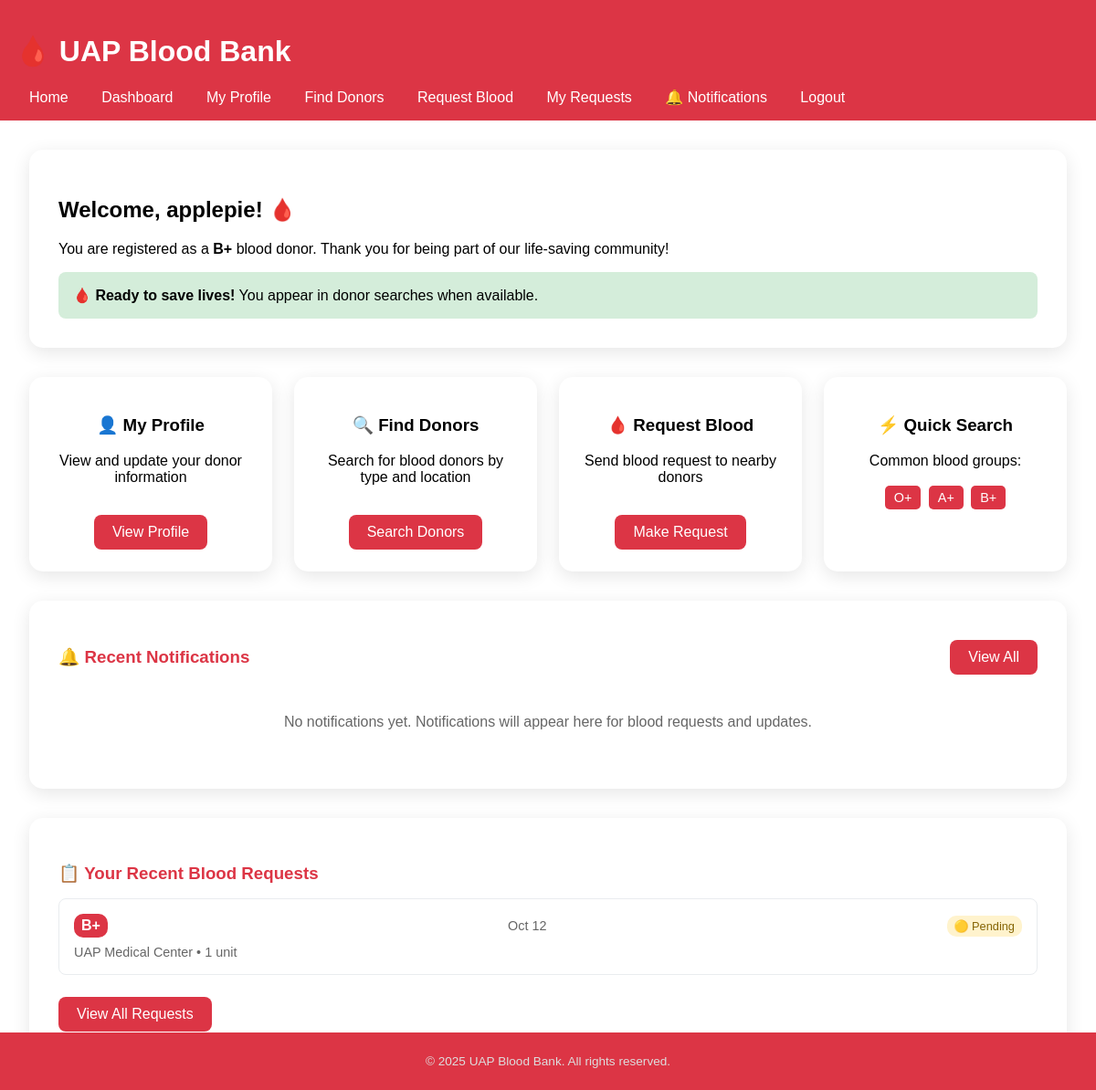
The page /dashboard/ (signed in) on the database its author committed.
### UAP_Student_Blood_Information_System/bloodbank/models.py (models this page shows, shortened)
class UserProfile(models.Model):
    user = models.OneToOneField(User, on_delete=models.CASCADE)
    blood_group = models.CharField(max_length=5, choices=BLOOD_GROUPS)
    phone = models.CharField(max_length=15)
    address = models.TextField()
    profile_picture = models.ImageField(upload_to='profile_pics/', null=True, blank=True)
    date_of_birth = models.DateField(null=True, blank=True)
    is_donor = models.BooleanField(default=True)
    last_donation_date = models.DateField(null=True, blank=True)
    is_available = models.BooleanField(default=True)
    created_at = models.DateTimeField(auto_now_add=True)
    latitude = models.FloatField(null=True, blank=True)
    longitude = models.FloatField(null=True, blank=True)
    class Meta:
        app_label = 'bloodbank'  # Explicitly set the app_label for this model

class BloodRequest(models.Model):
    STATUS_CHOICES = [
        ('pending', '🟡 Pending'),
        ('accepted', '✅ Accepted'),
        ('completed', '🟢 Completed'),
        ('cancelled', '🔴 Cancelled'),
        ('expired', '⏰ Expired'),
    ]
    URGENCY_CHOICES = [
        ('normal', '🟢 Normal'),
        ('urgent', '🟡 Urgent'),
        ('emergency', '🔴 Emergency'),
    ]
    requester = models.ForeignKey(User, on_delete=models.CASCADE, related_name='blood_requests')
    blood_group = models.CharField(max_length=5, choices=BLOOD_GROUPS)
    units_required = models.PositiveIntegerField(default=1)
    urgency = models.CharField(max_length=20, choices=URGENCY_CHOICES, default='normal')
    message = models.TextField(help_text="Additional information for donors", blank=True)
    hospital_name = models.CharField(max_length=255, default='UAP Medical Center')
    hospital_address = models.TextField(default='UAP Campus, Kuratoli, Dhaka')
    contact_person = models.CharField(max_length=100, default='Medical Staff')
    contact_phone = models.CharField(max_length=15, default='0123456789')
    status = models.CharField(max_length=20, choices=STATUS_CHOICES, default='pending')
    created_at = models.DateTimeField(auto_now_add=True)
    needed_by = models.DateTimeField(help_text="When the blood is needed by", default=timezone.now)
    accepted_by = models.ForeignKey(
        User,
        on_delete=models.SET_NULL,
        null=True,
        blank=True,
        related_name='accepted_requests'
    )
    accepted_at = models.DateTimeField(null=True, blank=True)

### UAP_Student_Blood_Information_System/bloodbank/views.py (the view)
# urls.py: path('dashboard/', views.dashboard, name='dashboard'),
@login_required
def dashboard(request):
    try:
        profile = UserProfile.objects.get(user=request.user)
    except UserProfile.DoesNotExist:
        profile = None
    user_requests = BloodRequest.objects.filter(requester=request.user).order_by('-created_at')[:5]
    pending_requests = []
    if profile and profile.is_donor and profile.is_available:
        pending_requests = BloodRequest.objects.filter(
            blood_group=profile.blood_group,
            status='pending'
        ).exclude(requester=request.user).order_by('-urgency', '-created_at')[:3]
    recent_notifications = Notification.objects.filter(user=request.user).order_by('-created_at')[:5]
    unread_count = get_unread_notification_count(request.user)
    return render(request, 'dashboard.html', {
        'user': request.user,
        'profile': profile,
        'user_requests': user_requests,
        'pending_requests': pending_requests,
        'recent_notifications': recent_notifications,
        'unread_count': unread_count,  # Add this to context
    })

### UAP_Student_Blood_Information_System/bloodbank/context_processors.py (called while the page is built)
def notification_count(request):
    if request.user.is_authenticated:
        unread_count = Notification.objects.filter(user=request.user, is_read=False).count()
        return {'unread_count': unread_count}
    return {'unread_count': 0}

### UAP_Student_Blood_Information_System/bloodbank/views.py (called while the page is built, shortened)
def get_unread_notification_count(user):
    return Notification.objects.filter(user=user, is_read=False).count()

### UAP_Student_Blood_Information_System/templates/dashboard.html (shortened to what this page needs)
{% extends 'base.html' %}
{% block content %}
<div class="welcome-card" style="background: white; padding: 2rem; border-radius: 15px; box-shadow: 0 5px 20px rgba(0,0,0,0.1); margin-bottom: 2rem;">
    <h2>Welcome, {{ user.username }}! 🩸</h2>
    {% if profile and profile.blood_group %}
    <p>You are registered as a <strong>{{ profile.blood_group }}</strong> blood donor. Thank you for being part of our life-saving community!</p>
    <div style="margin-top: 1rem; padding: 1rem; background: #d4edda; border-radius: 8px;">
        <strong>🩸 Ready to save lives!</strong> You appear in donor searches when available.
    </div>
    {% else %}
    <p>You are part of our life-saving community. Complete your profile to become a donor!</p>
    <div style="margin-top: 1rem; padding: 1rem; background: #fff3cd; border-radius: 8px;">
        <strong>📝 Profile Incomplete:</strong> Please complete your donor information.
    </div>
    {% endif %}
</div>
<div class="quick-actions" style="display: grid; grid-template-columns: repeat(auto-fit, minmax(250px, 1fr)); gap: 1.5rem; margin-bottom: 2rem;">
    <div class="action-card" style="background: white; padding: 1.5rem; border-radius: 15px; box-shadow: 0 5px 20px rgba(0,0,0,0.1); text-align: center;">
        <h3>👤 My Profile</h3>
        <p>View and update your donor information</p>
        <a href="{% url 'profile' %}" class="btn" style="background: #dc3545; color: white; padding: 10px 20px; border: none; border-radius: 8px; cursor: pointer; text-decoration: none; display: inline-block; margin-top: 1rem;">View Profile</a>
    </div>
    <div class="action-card" style="background: white; padding: 1.5rem; border-radius: 15px; box-shadow: 0 5px 20px rgba(0,0,0,0.1); text-align: center;">
        <h3>🔍 Find Donors</h3>
        <p>Search for blood donors by type and location</p>
        <a href="{% url 'donor_list' %}" class="btn" style="background: #dc3545; color: white; padding: 10px 20px; border: none; border-radius: 8px; cursor: pointer; text-decoration: none; display: inline-block; margin-top: 1rem;">Search Donors</a>
    </div>
    <div class="action-card" style="background: white; padding: 1.5rem; border-radius: 15px; box-shadow: 0 5px 20px rgba(0,0,0,0.1); text-align: center;">
        <h3>🩸 Request Blood</h3>
        <p>Send blood request to nearby donors</p>
        <a href="{% url 'request_blood' %}" class="btn" style="background: #dc3545; color: white; padding: 10px 20px; border: none; border-radius: 8px; cursor: pointer; text-decoration: none; display: inline-block; margin-top: 1rem;">Make Request</a>
    </div>
    <div class="action-card" style="background: white; padding: 1.5rem; border-radius: 15px; box-shadow: 0 5px 20px rgba(0,0,0,0.1); text-align: center;">
        <h3>⚡ Quick Search</h3>
        <p>Common blood groups:</p>
        <div style="margin-top: 0.5rem;">
            <a href="{% url 'donor_list' %}?blood_group=O+" style="display: inline-block; background: #dc3545; color: white; padding: 5px 10px; margin: 2px; border-radius: 5px; text-decoration: none; font-size: 0.9rem;">O+</a>
            <a href="{% url 'donor_list' %}?blood_group=A+" style="display: inline-block; background: #dc3545; color: white; padding: 5px 10px; margin: 2px; border-radius: 5px; text-decoration: none; font-size: 0.9rem;">A+</a>
            <a href="{% url 'donor_list' %}?blood_group=B+" style="display: inline-block; background: #dc3545; color: white; padding: 5px 10px; margin: 2px; border-radius: 5px; text-decoration: none; font-size: 0.9rem;">B+</a>
        </div>
    </div>
</div>
<div class="notifications-preview" style="background: white; padding: 2rem; border-radius: 15px; box-shadow: 0 5px 20px rgba(0,0,0,0.1); margin-top: 2rem;">
    <div style="display: flex; justify-content: space-between; align-items: center; margin-bottom: 1rem;">
        <h3 style="color: #dc3545;">
            🔔 Recent Notifications
        </h3>
        <a href="{% url 'notifications' %}" class="btn" style="background: #dc3545; color: white; padding: 10px 20px; border: none; border-radius: 8px; cursor: pointer; text-decoration: none; display: inline-block;">View All</a>
    </div>
    {% if recent_notifications %}
        {% for notification in recent_notifications %}
        <div style="padding: 1rem; border: 1px solid #e9ecef; border-radius: 8px; margin-bottom: 0.5rem; {% if not notification.is_read %}background: #f0f8ff; border-left: 4px solid #007bff;{% endif %}">
            <div style="display: flex; justify-content: space-between; align-items: flex-start;">
                <div>
                    <strong>{{ notification.title }}</strong>
                    <p style="margin: 0.5rem 0 0 0; color: #666; font-size: 0.9rem;">
                        {{ notification.message|truncatewords:15 }}
                    </p>
                </div>
                <span style="color: #999; font-size: 0.8rem; white-space: nowrap;">
                    {{ notification.created_at|timesince }} ago
                </span>
            </div>
        </div>
        {% endfor %}
    {% else %}
        <p style="color: #666; text-align: center; padding: 1rem;">
            No notifications yet. Notifications will appear here for blood requests and updates.
        </p>
    {% endif %}
</div>
{% if user_requests %}
<div class="recent-requests" style="background: white; padding: 2rem; border-radius: 15px; box-shadow: 0 5px 20px rgba(0,0,0,0.1); margin-top: 2rem;">
    <h3 style="color: #dc3545; margin-bottom: 1rem;">📋 Your Recent Blood Requests</h3>
    {% for request in user_requests %}
    <div style="padding: 1rem; border: 1px solid #e9ecef; border-radius: 8px; margin-bottom: 0.5rem;">
        <div style="display: flex; justify-content: space-between; align-items: center;">
            <span style="background: #dc3545; color: white; padding: 0.25rem 0.5rem; border-radius: 10px; font-weight: bold;">
                {{ request.blood_group }}
            </span>
            <span style="font-size: 0.9rem; color: #666;">
                {{ request.created_at|date:"M d" }}
            </span>
            <span style="padding: 0.25rem 0.5rem; border-radius: 10px; font-size: 0.8rem;
                {% if request.status == 'pending' %}background: #fff3cd; color: #856404;
                {% elif request.status == 'accepted' %}background: #d1ecf1; color: #0c5460;
                {% elif request.status == 'completed' %}background: #d4edda; color: #155724;
                {% else %}background: #f8d7da; color: #721c24;{% endif %}">
                {{ request.get_status_display }}
            </span>
        </div>
        <p style="margin: 0.5rem 0 0 0; color: #666; font-size: 0.9rem;">
            {{ request.hospital_name }} • {{ request.units_required }} unit{{ request.units_required|pluralize }}
        </p>
    </div>
    {% endfor %}
    <a href="{% url 'request_history' %}" class="btn" style="background: #dc3545; color: white; padding: 10px 20px; border: none; border-radius: 8px; cursor: pointer; text-decoration: none; display: inline-block; margin-top: 1rem;">View All Requests</a>
</div>
{% endif %}
{% endblock %}

### UAP_Student_Blood_Information_System/templates/base.html (style rules this page uses)
body { font-family: Arial, sans-serif; margin: 0; padding: 0; }

### rows shown on the page
UserProfile: blood_group "B+"
BloodRequest: blood_group "B+", created_at "Oct 12", status "🟡 Pending", hospital_name "UAP Medical Center", units_required "1"

### other values the page prints
{{ user.username }} "applepie"
